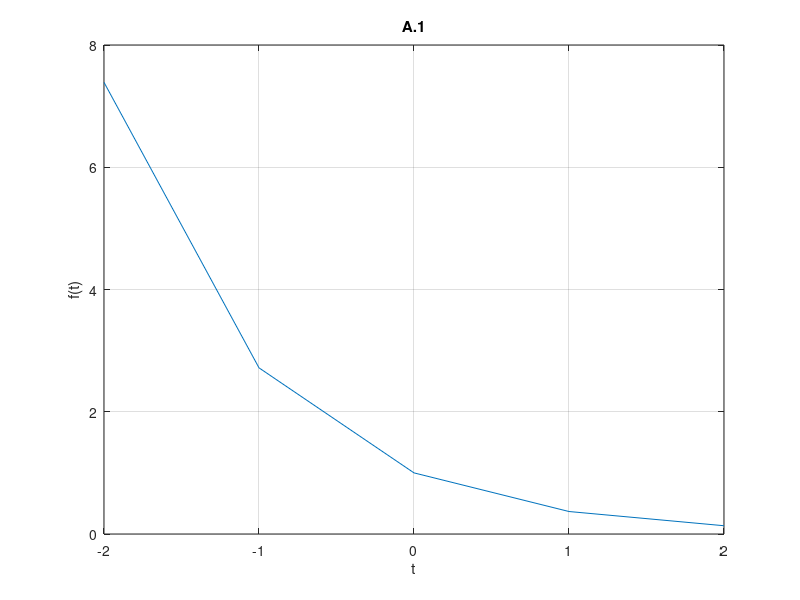

MATLAB code to generate this figure:
% Variables
t = -2:2;
f = @(t) exp(-t).*cos(2*pi*t);

%Figure 1.46
plot (t, f(t));
title('A.1');
xlabel('t');
ylabel('f(t)');
grid;
